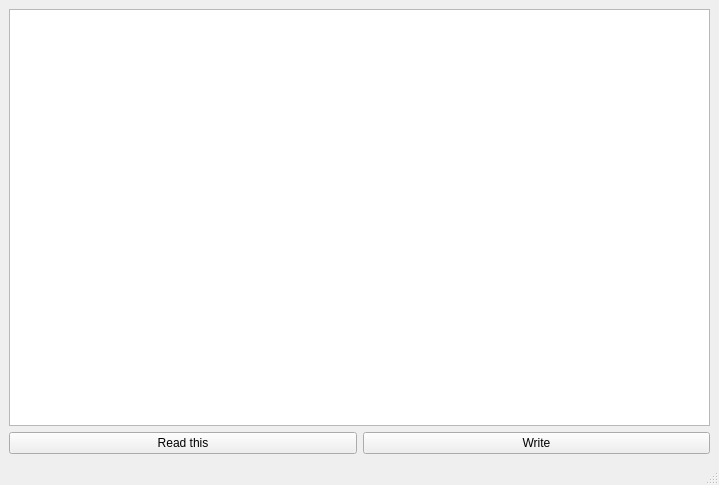
<?xml version="1.0" encoding="UTF-8"?>
<ui version="4.0">
 <class>MainWindow</class>
 <widget class="QMainWindow" name="MainWindow">
  <property name="geometry">
   <rect>
    <x>0</x>
    <y>0</y>
    <width>719</width>
    <height>485</height>
   </rect>
  </property>
  <property name="windowTitle">
   <string>MainWindow</string>
  </property>
  <widget class="QWidget" name="centralwidget">
   <layout class="QVBoxLayout" name="verticalLayout_2">
    <item>
     <layout class="QVBoxLayout" name="verticalLayout">
      <item>
       <widget class="QPlainTextEdit" name="plainTextEdit_2"/>
      </item>
      <item>
       <layout class="QHBoxLayout" name="horizontalLayout">
        <item>
         <widget class="QPushButton" name="pushButton_2">
          <property name="text">
           <string>Read this</string>
          </property>
         </widget>
        </item>
        <item>
         <widget class="QPushButton" name="pushButton">
          <property name="text">
           <string>Write</string>
          </property>
         </widget>
        </item>
       </layout>
      </item>
     </layout>
    </item>
   </layout>
  </widget>
  <widget class="QMenuBar" name="menubar">
   <property name="geometry">
    <rect>
     <x>0</x>
     <y>0</y>
     <width>719</width>
     <height>26</height>
    </rect>
   </property>
  </widget>
  <widget class="QStatusBar" name="statusbar"/>
 </widget>
 <resources/>
 <connections/>
</ui>
